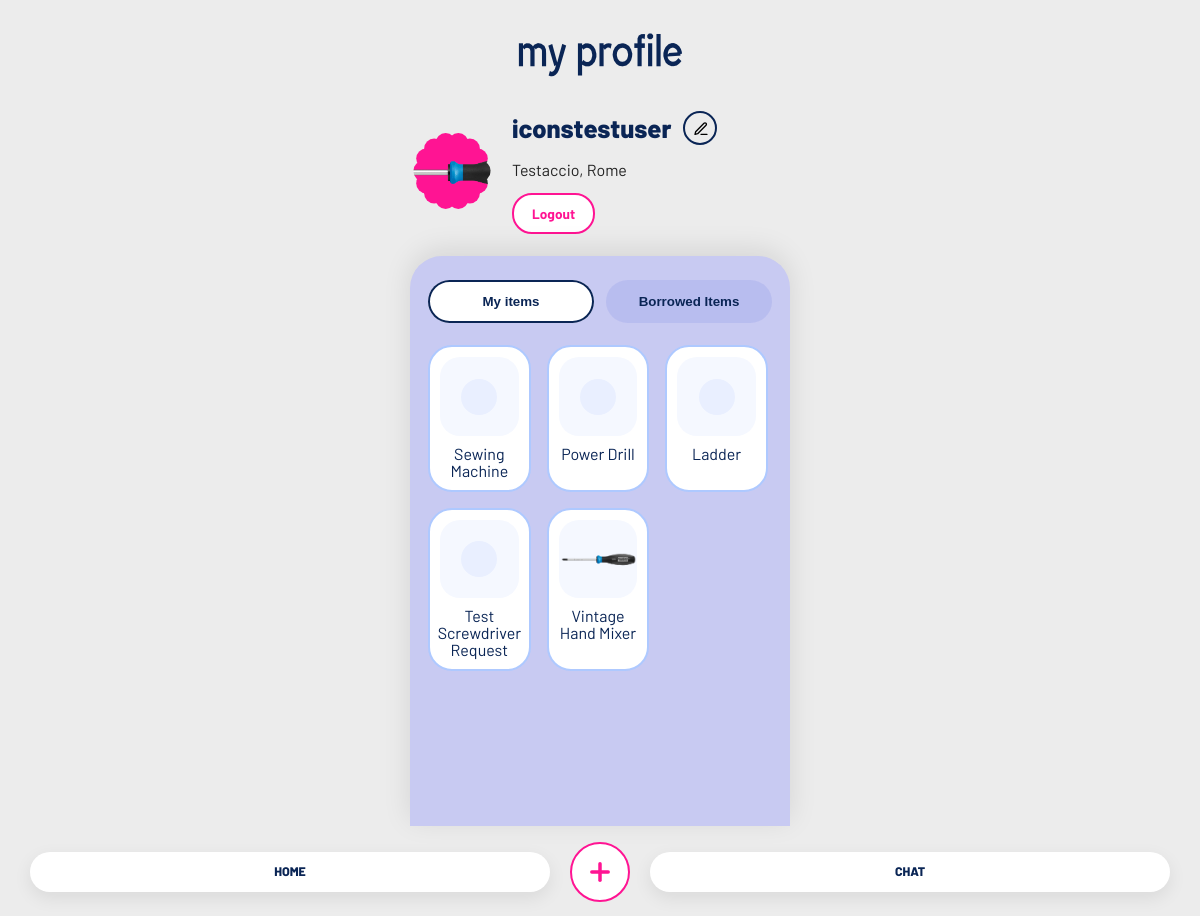
The page /profile (signed in) on the database its author committed.
### tables this page shows
CREATE TABLE users (
                id INTEGER PRIMARY KEY AUTOINCREMENT,
                username TEXT UNIQUE NOT NULL,
                email TEXT UNIQUE,
                password TEXT NOT NULL,
                location TEXT,
                categories TEXT
            , photo TEXT);

CREATE TABLE items (
            id INTEGER PRIMARY KEY AUTOINCREMENT,
            name TEXT NOT NULL,
            description TEXT,
            owner_id INTEGER NOT NULL,
            status TEXT DEFAULT 'available',
            keywords TEXT, category TEXT, photo TEXT,
            FOREIGN KEY (owner_id) REFERENCES "users_old" (id)
        );

### app.py (the view)
@app.route('/profile')
def profile():
    if 'user_id' not in session:
        return redirect(url_for('login'))
    conn = get_db_connection()
    cursor = conn.cursor()
    cursor.execute('SELECT username, email, location, categories, photo FROM users WHERE id = ?', (session['user_id'],))
    user = cursor.fetchone()
    user_categories = [c.strip() for c in (user['categories'] or '').split(',') if c.strip()]
    cursor.execute('SELECT id, name, photo, category, status FROM items WHERE owner_id = ?', (session['user_id'],))
    my_items = cursor.fetchall()
    cursor.execute('''
        SELECT i.id, i.name, i.photo, i.category, u.username as owner_name, r.status
        FROM requests r
        JOIN items i ON r.item_id = i.id
        JOIN users u ON i.owner_id = u.id
        WHERE r.borrower_id = ?
        ORDER BY r.created_at DESC
    ''', (session['user_id'],))
    borrowed_items = cursor.fetchall()
    conn.close()
    return render_template('profile.html', user=user, my_items=my_items, borrowed_items=borrowed_items,
                         categories=PROFILE_CATEGORIES, user_categories=user_categories)

### app.py (called while the page is built)
def get_db_connection():
    conn = sqlite3.connect(DATABASE)
    conn.row_factory = sqlite3.Row
    return conn

@app.context_processor
def inject_current_user_photo():
    if 'user_id' not in session:
        return {'current_user_photo': None}
    conn = get_db_connection()
    cursor = conn.cursor()
    cursor.execute('SELECT photo FROM users WHERE id = ?', (session['user_id'],))
    row = cursor.fetchone()
    conn.close()
    return {'current_user_photo': row['photo'] if row else None}

### templates/profile.html (shortened to what this page needs)
{% from 'macros.html' import user_avatar %}
<!DOCTYPE html>
<html lang="en">
<head>
    <link rel="stylesheet" href="{{ url_for('static', filename='style.css') }}">
</head>
<body>
    <div class="container profile-page">
        <header class="profile-header">
            <h1>my profile</h1>
        </header>
        <section class="profile-user-row">
            {{ user_avatar('profile-avatar', current_user_photo, link=false) }}
            <div class="profile-user-info">
                <div class="profile-user-name-row">
                    <span class="profile-user-name">{{ user.username }}</span>
                    <button class="profile-edit-button" type="button" aria-label="Edit profile" onclick="openEditProfileModal()"><span class="icon icon-pencil" aria-hidden="true"></span></button>
                </div>
                <p class="profile-location">{{ user.location or 'Unknown' }}</p>
                <a href="{{ url_for('logout') }}" class="profile-logout-btn">Logout</a>
            </div>
        </section>
        <section class="profile-content">
            <div class="profile-tabs">
                <button class="tab active" data-tab="my-items">My items</button>
                <button class="tab" data-tab="borrowed-items">Borrowed Items</button>
            </div>
            <div class="tab-panels">
                <div class="tab-panel active" id="my-items">
                    <div class="items-grid">
                        {% if my_items %}
                            {% for item in my_items %}
                            <div class="item-card">
                                <div class="item-image">
                                    <div class="item-image-placeholder" {% if item.photo %}style="display:none;"{% endif %}></div>
                                    {% if item.photo %}
                                        <img src="{{ url_for('static', filename='uploads/' + item.photo) }}" alt="{{ item.name }}"
                                             onerror="this.style.display='none'; this.parentNode.querySelector('.item-image-placeholder').style.display='block';">
                                    {% endif %}
                                </div>
                                <div class="item-name">{{ item.name }}</div>
                            </div>
                            {% endfor %}
                        {% else %}
                            <p class="empty-state">No items yet</p>
                        {% endif %}
                    </div>
                </div>
            </div>
        </section>
        {% include 'footer_nav.html' %}
    </div>
</body>
</html>

### templates/macros.html
{% macro user_avatar(css_class, photo, link=true) %}
{% if link %}
<a href="{{ url_for('profile') }}" class="{{ css_class }}{% if not photo %} icon icon-user{% endif %}" aria-label="Profile">{% if photo %}<img src="{{ url_for('static', filename='uploads/' + photo) }}" alt="" class="avatar-photo">{% endif %}</a>
{% else %}
<div class="{{ css_class }}{% if not photo %} icon icon-user{% endif %}">{% if photo %}<img src="{{ url_for('static', filename='uploads/' + photo) }}" alt="" class="avatar-photo">{% endif %}</div>
{% endif %}
{% endmacro %}

### static/style.css (style rules this page uses)
:root { --font-primary: 'Apfel Grotezk Mittel', 'Barlow', sans-serif; --font-secondary: 'Barlow', sans-serif; --font-heading: 'GapSans Bold', 'Apfel Grotezk Mittel', sans-serif; --primary-color: #0026CF; --secondary-color: #ff1493;; --background-color: #ececec; --card-background: #ffffff; --text-color: #333333; --text-light: #666666; --success-color: #7ed321; --error-color: #d0021b; --warning-color: #f5a623; --border-radius: 12px; --shadow: 0 4px 12px rgba(0, 0, 0, 0.1); }
* { margin: 0; padding: 0; box-sizing: border-box; }
h1, h2, h3, h4, h5, h6 { font-family: var(--font-heading); }
body { font-family: var(--font-primary); background-color: #ececec; color: var(--text-color); line-height: 1.6; max-width: 420px; margin: 0 auto; width: 100%; padding-bottom: 90px; }
.container { max-width: 420px; margin: 0 auto; padding: 20px; }
.profile-page { display: flex; flex-direction: column; min-height: 100vh; padding-bottom: 0; }
.profile-content { flex: 1; display: flex; flex-direction: column; min-height: calc(100vh - 230px); padding-bottom: 90px; }
.tab-panels { flex: 1; min-height: 0; }
header { text-align: center; margin-bottom: 40px; }
header h1 { font-size: 3rem; color: var(--primary-color); margin-bottom: 10px; }
.item-card, .request-card { background-color: #f5f5f5; padding: 20px; border-radius: var(--border-radius); border-left: 4px solid var(--primary-color); }
.profile-header { margin-bottom: 24px; }
.profile-header h1 { font-size: 2.5rem; color: #0a2555; text-transform: none; margin: 0; }
.profile-logout-btn { display: inline-block; margin-top: 10px; padding: 8px 18px; border-radius: 20px; border: 2px solid #ff1493; background: white; color: #ff1493; font-weight: 700; font-size: 0.85rem; text-decoration: none; white-space: nowrap; transition: background 0.2s ease, color 0.2s ease; }
.profile-user-row { display: flex; align-items: center; gap: 18px; margin-bottom: 22px; }
.profile-user-info { flex: 1; }
.profile-user-name-row { display: flex; align-items: center; gap: 12px; flex-wrap: wrap; }
.profile-user-name { font-size: 1.6rem; font-weight: 800; color: #0a2555; }
.profile-edit-button { width: 34px; height: 34px; border-radius: 50%; border: 2px solid #0a2555; background: transparent; color: #0a2555; font-size: 1rem; display: inline-flex; align-items: center; justify-content: center; cursor: pointer; }
.profile-location { margin: 8px 0 0; color: #222; font-family: var(--font-secondary); letter-spacing: normal; }
.profile-content { background: #c8caf2; border-radius: 32px 32px 0 0; padding: 24px 18px 120px; box-shadow: 0 -6px 28px rgba(0,0,0,0.1); }
.profile-tabs { display: flex; gap: 12px; margin-bottom: 22px; color: #0a2555; font-family: var(--font-secondary); letter-spacing: normal; }
.tab { flex: 1; border: none; background: rgba(0, 38, 204, 0.08); color: #0a2555; font-weight: 800; padding: 14px 16px; border-radius: 999px; cursor: pointer; transition: background 0.2s ease, color 0.2s ease; }
.tab.active { background: white; color: #0a2555; box-shadow: inset 0 0 0 2px #0a2555; }
.tab-panel { display: none; }
.tab-panel.active { display: block; }
.items-grid { display: grid; grid-template-columns: repeat(3, minmax(0, 1fr)); gap: 16px; max-height: 56vh; overflow-y: auto; padding-right: 4px; }
.item-card { border: 2px solid #aec9ff; border-radius: 24px; background: white; line-height: 1.05; padding: 10px; text-align: center; display: flex; flex-direction: column; align-items: center; gap: 10px; }
.item-image { width: 100%; aspect-ratio: 1; border-radius: 20px; background: #f5f8ff; display: flex; align-items: center; justify-content: center; overflow: hidden; }
.item-image img { width: 100%; height: 100%; object-fit: contain; }
.item-image-placeholder { width: 36px; height: 36px; background: #e9efff; border-radius: 18px; }
.item-name { font-family: var(--font-secondary); letter-spacing: normal; color: #0a2555; }
.icon { display: inline-flex; width: 1.4rem; height: 1.4rem; align-items: center; justify-content: center; background-repeat: no-repeat; background-position: center; background-size: 70%; }
.avatar-photo { width: 100%; height: 100%; object-fit: cover; display: block; }
.profile-avatar { width: 84px; height: 84px; min-width: 84px; background-color: #ff1493; display: flex; align-items: center; justify-content: center; color: #0a2555; box-shadow: 0 10px 20px rgba(0,0,0,0.15); -webkit-mask-size: 100% 100%; mask-size: 100% 100%; -webkit-mask-repeat: no-repeat; mask-repeat: no-repeat; }

### rows shown on the page
users: photo (picture), username "iconstestuser", location "Testaccio, Rome"
items: name "Sewing Machine"
items: name "Power Drill"
items: name "Ladder"
items: name "Test Screwdriver Request"
items: photo (picture), name "Vintage Hand Mixer"
